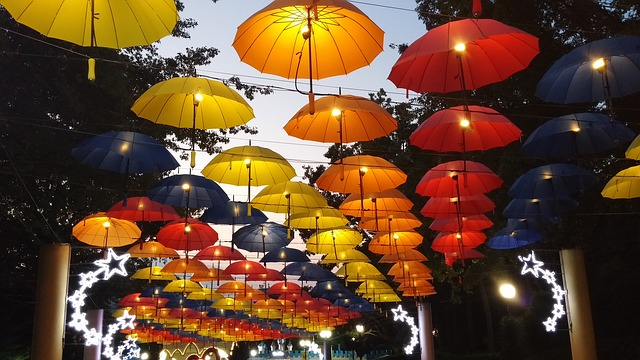
%> input picture exercise1/Assignment1/umbrellas.jpg, 640 x 360 px
$ octave script1.m   (GNU Octave 9; MATLAB toolbox functions it lacks are replaced by stand-ins)
%> lines starting %> are read from the running program, lines starting %| are printed output that depends on the picture; in (x1, y1, x2, y2) boxes, pixels count from 0 and x2, y2 are one past the last pixel; in counts of white or black regions, pixels touching at a corner belong together; the program's own positions count from 1
% a)
A = imread('umbrellas.jpg'); % Image A is in 8-bit format (uint8)
%> A is the input picture: size 360x640x3 uint8; mean R, G, B 105.2, 72.9, 47.4
% figure(1); clf; imagesĐc(A); % open figure window, clear, draw
% figure(2); clf; imsshow(A);
[ h, w, d ] = size(A)
%> h = 360; w = 640; d = 3

% b)
Ad = double(A); % division operation not defined for uint8
[h,w,d] = size(A) % output the size of the image (notice the absence of semicolon at the end of ←-
% the line)
A_gray = uint8((Ad(:,:,1) + Ad(:,:,2) + Ad(:,:,3)) / 3.0);
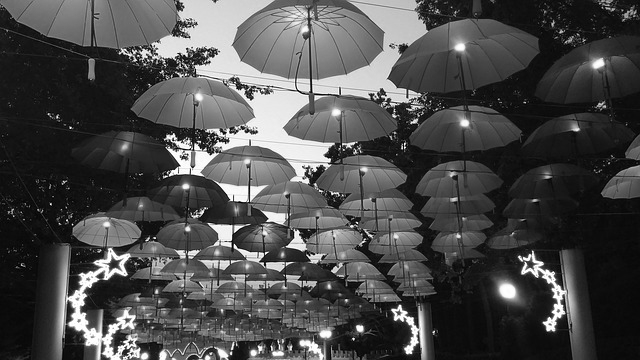
%> A_gray: size 360x640 uint8; min 0, max 255, mean 75.2
% figure; imshow(A_gray); % change image to 8-bit
% colormap jet

% c)
A1 = A;
A1(130:260,240:450,3) = 0 ;
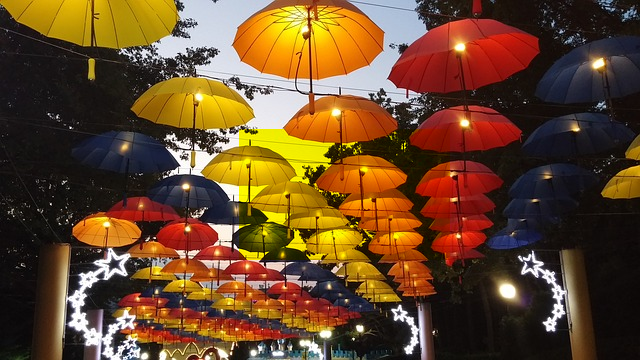
%> A1: size 360x640x3 uint8; 10.32% of pixels changed, all inside (x1, y1, x2, y2) = (239, 129, 450, 260)
% figure;
% subplot(1,2,1);
% imshow(A1);
A2 = A(130:260,240:450, 1);
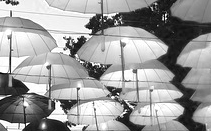
%> A2: size 131x211 uint8; min 1, max 255, mean 156.6
% subplot(1,2,2);
% imshow(A2);

% d)
A3 = A_gray; % we created gray image before
A3(130:260,240:450) = 255 - A3(130:260,240:450) ;
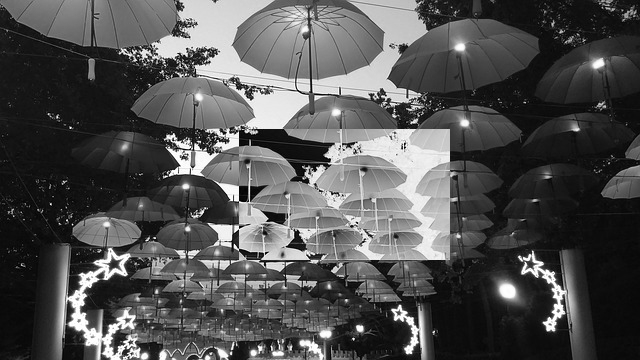
%> A3: size 360x640 uint8; 12% of pixels changed, all inside (x1, y1, x2, y2) = (239, 129, 450, 260)
figure;
subplot(1,2,1);
imshow(A3);
A4 = 255 - A3; % we invert the gray image
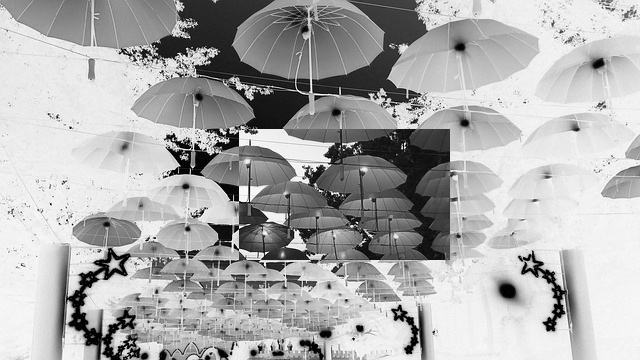
%> A4: size 360x640 uint8; min 0, max 255, mean 173.5
subplot(1,2,2);
imshow(A4);
